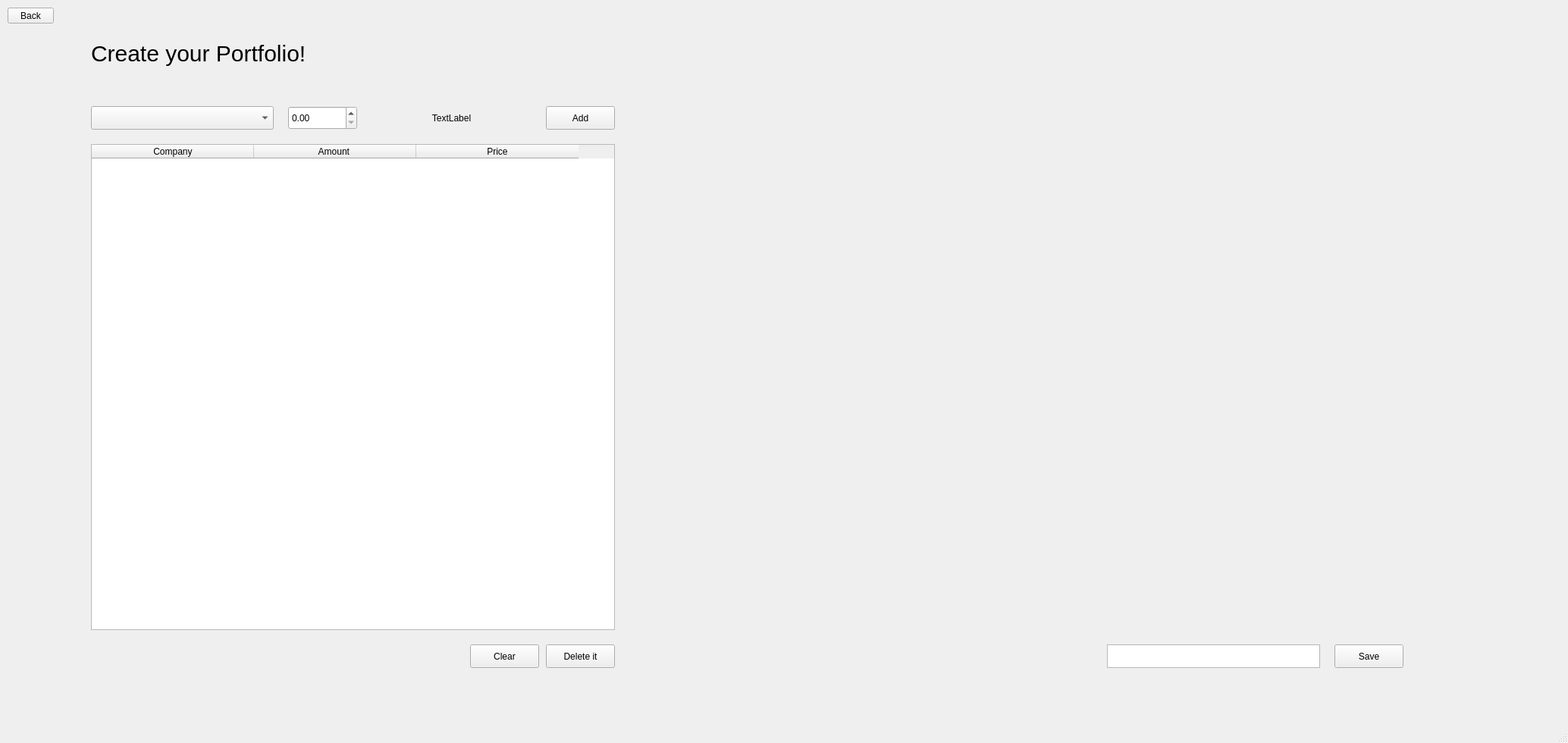
<?xml version="1.0" encoding="UTF-8"?>
<ui version="4.0">
 <class>MainWindow</class>
 <widget class="QMainWindow" name="MainWindow">
  <property name="enabled">
   <bool>true</bool>
  </property>
  <property name="geometry">
   <rect>
    <x>0</x>
    <y>0</y>
    <width>2068</width>
    <height>980</height>
   </rect>
  </property>
  <property name="windowTitle">
   <string>MainWindow</string>
  </property>
  <widget class="QWidget" name="centralwidget">
   <widget class="QPushButton" name="add_button">
    <property name="geometry">
     <rect>
      <x>720</x>
      <y>140</y>
      <width>91</width>
      <height>31</height>
     </rect>
    </property>
    <property name="cursor">
     <cursorShape>PointingHandCursor</cursorShape>
    </property>
    <property name="text">
     <string>Add</string>
    </property>
   </widget>
   <widget class="QLabel" name="title">
    <property name="geometry">
     <rect>
      <x>120</x>
      <y>40</y>
      <width>361</width>
      <height>61</height>
     </rect>
    </property>
    <property name="styleSheet">
     <string notr="true">font-size: 30px;</string>
    </property>
    <property name="text">
     <string>Create your Portfolio!</string>
    </property>
   </widget>
   <widget class="QPushButton" name="back_button">
    <property name="geometry">
     <rect>
      <x>10</x>
      <y>10</y>
      <width>61</width>
      <height>21</height>
     </rect>
    </property>
    <property name="cursor">
     <cursorShape>PointingHandCursor</cursorShape>
    </property>
    <property name="text">
     <string>Back</string>
    </property>
   </widget>
   <widget class="QLabel" name="label_5">
    <property name="geometry">
     <rect>
      <x>490</x>
      <y>140</y>
      <width>211</width>
      <height>31</height>
     </rect>
    </property>
    <property name="layoutDirection">
     <enum>Qt::LeftToRight</enum>
    </property>
    <property name="text">
     <string>TextLabel</string>
    </property>
    <property name="alignment">
     <set>Qt::AlignCenter</set>
    </property>
   </widget>
   <widget class="QComboBox" name="comboBox_3">
    <property name="geometry">
     <rect>
      <x>120</x>
      <y>140</y>
      <width>241</width>
      <height>31</height>
     </rect>
    </property>
    <property name="cursor">
     <cursorShape>PointingHandCursor</cursorShape>
    </property>
   </widget>
   <widget class="QWidget" name="verticalLayoutWidget">
    <property name="geometry">
     <rect>
      <x>940</x>
      <y>100</y>
      <width>911</width>
      <height>731</height>
     </rect>
    </property>
    <layout class="QVBoxLayout" name="vlayout"/>
   </widget>
   <widget class="QPushButton" name="delete_it_button">
    <property name="geometry">
     <rect>
      <x>720</x>
      <y>850</y>
      <width>91</width>
      <height>31</height>
     </rect>
    </property>
    <property name="cursor">
     <cursorShape>PointingHandCursor</cursorShape>
    </property>
    <property name="text">
     <string>Delete it</string>
    </property>
   </widget>
   <widget class="QPushButton" name="clear_button">
    <property name="geometry">
     <rect>
      <x>620</x>
      <y>850</y>
      <width>91</width>
      <height>31</height>
     </rect>
    </property>
    <property name="cursor">
     <cursorShape>PointingHandCursor</cursorShape>
    </property>
    <property name="text">
     <string>Clear</string>
    </property>
   </widget>
   <widget class="QTableWidget" name="my_table">
    <property name="enabled">
     <bool>true</bool>
    </property>
    <property name="geometry">
     <rect>
      <x>120</x>
      <y>190</y>
      <width>691</width>
      <height>641</height>
     </rect>
    </property>
    <property name="mouseTracking">
     <bool>true</bool>
    </property>
    <property name="contextMenuPolicy">
     <enum>Qt::DefaultContextMenu</enum>
    </property>
    <property name="verticalScrollBarPolicy">
     <enum>Qt::ScrollBarAsNeeded</enum>
    </property>
    <property name="sizeAdjustPolicy">
     <enum>QAbstractScrollArea::AdjustIgnored</enum>
    </property>
    <property name="editTriggers">
     <set>QAbstractItemView::NoEditTriggers</set>
    </property>
    <property name="dragDropMode">
     <enum>QAbstractItemView::DropOnly</enum>
    </property>
    <property name="alternatingRowColors">
     <bool>true</bool>
    </property>
    <property name="selectionBehavior">
     <enum>QAbstractItemView::SelectRows</enum>
    </property>
    <property name="textElideMode">
     <enum>Qt::ElideMiddle</enum>
    </property>
    <property name="showGrid">
     <bool>false</bool>
    </property>
    <property name="wordWrap">
     <bool>true</bool>
    </property>
    <property name="cornerButtonEnabled">
     <bool>true</bool>
    </property>
    <property name="columnCount">
     <number>3</number>
    </property>
    <attribute name="horizontalHeaderDefaultSectionSize">
     <number>214</number>
    </attribute>
    <column>
     <property name="text">
      <string>Company</string>
     </property>
    </column>
    <column>
     <property name="text">
      <string>Amount </string>
     </property>
    </column>
    <column>
     <property name="text">
      <string>Price</string>
     </property>
    </column>
   </widget>
   <widget class="QTextEdit" name="textEdit">
    <property name="geometry">
     <rect>
      <x>1460</x>
      <y>850</y>
      <width>281</width>
      <height>31</height>
     </rect>
    </property>
    <property name="styleSheet">
     <string notr="true"/>
    </property>
   </widget>
   <widget class="QPushButton" name="save_button">
    <property name="geometry">
     <rect>
      <x>1760</x>
      <y>850</y>
      <width>91</width>
      <height>31</height>
     </rect>
    </property>
    <property name="cursor">
     <cursorShape>PointingHandCursor</cursorShape>
    </property>
    <property name="text">
     <string>Save</string>
    </property>
   </widget>
   <widget class="QDoubleSpinBox" name="spinBox_4">
    <property name="geometry">
     <rect>
      <x>380</x>
      <y>140</y>
      <width>91</width>
      <height>31</height>
     </rect>
    </property>
    <property name="cursor">
     <cursorShape>PointingHandCursor</cursorShape>
    </property>
    <property name="singleStep">
     <double>0.050000000000000</double>
    </property>
   </widget>
  </widget>
  <widget class="QMenuBar" name="menubar">
   <property name="geometry">
    <rect>
     <x>0</x>
     <y>0</y>
     <width>2068</width>
     <height>22</height>
    </rect>
   </property>
  </widget>
  <widget class="QStatusBar" name="statusbar"/>
 </widget>
 <resources/>
 <connections/>
</ui>
